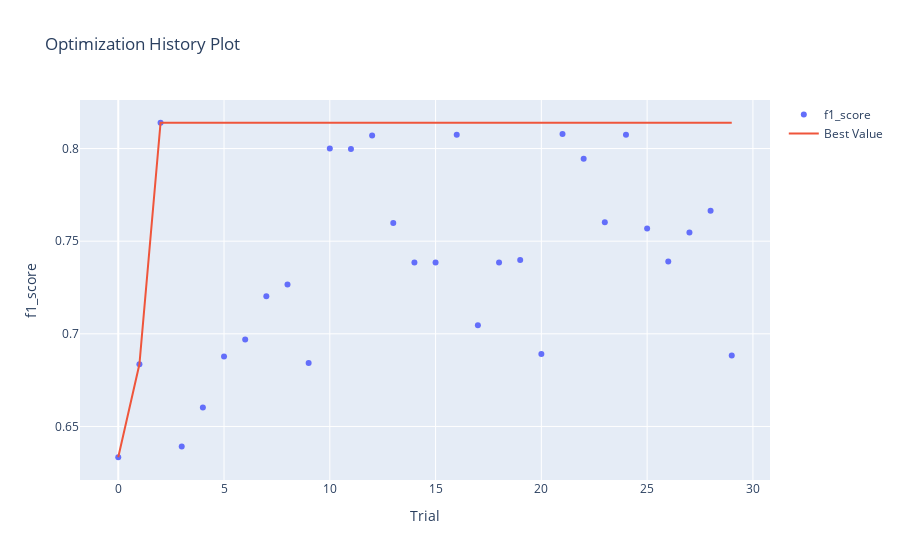

Here is the notebook cell this chart was saved with:
### Markdown cell above
График истории оптимизации - отображает количество испытаний на оси Х и метрику на оси Y.

Следует использовать эту диаграмму, чтобы проверить, идет ли оптимизация гиперпараметров в правильном направлении или нет.

### Code cell
optuna.visualization.plot_optimization_history(study, target_name="f1_score")

### Figure 1 — Plotly figure (JSON) as saved in the notebook; plotly's stock layout.template omitted (floating-point values rounded to 4 significant figures)
{"data": [{"mode": "markers", "name": "f1_score", "type": "scatter", "x": [0, 1, 2, 3, 4, 5, 6, 7, 8, 9, 10, 11, 12, 13, 14, 15, 16, 17, 18, 19, 20, 21, 22, 23, 24, 25, 26, 27, 28, 29], "y": [0.6334, 0.6836, 0.8139, 0.6392, 0.6603, 0.6878, 0.697, 0.7203, 0.7266, 0.6842, 0.8, 0.7998, 0.807, 0.7598, 0.7385, 0.7386, 0.8075, 0.7047, 0.7385, 0.7399, 0.6891, 0.8078, 0.7945, 0.7602, 0.8074, 0.7568, 0.739, 0.7547, 0.7664, 0.6883]}, {"name": "Best Value", "type": "scatter", "x": [0, 1, 2, 3, 4, 5, 6, 7, 8, 9, 10, 11, 12, 13, 14, 15, 16, 17, 18, 19, 20, 21, 22, 23, 24, 25, 26, 27, 28, 29], "y": [0.6334, 0.6836, 0.8139, 0.8139, 0.8139, 0.8139, 0.8139, 0.8139, 0.8139, 0.8139, 0.8139, 0.8139, 0.8139, 0.8139, 0.8139, 0.8139, 0.8139, 0.8139, 0.8139, 0.8139, 0.8139, 0.8139, 0.8139, 0.8139, 0.8139, 0.8139, 0.8139, 0.8139, 0.8139, 0.8139]}], "layout": {"title": {"text": "Optimization History Plot"}, "xaxis": {"title": {"text": "Trial"}}, "yaxis": {"title": {"text": "f1_score"}}}}
